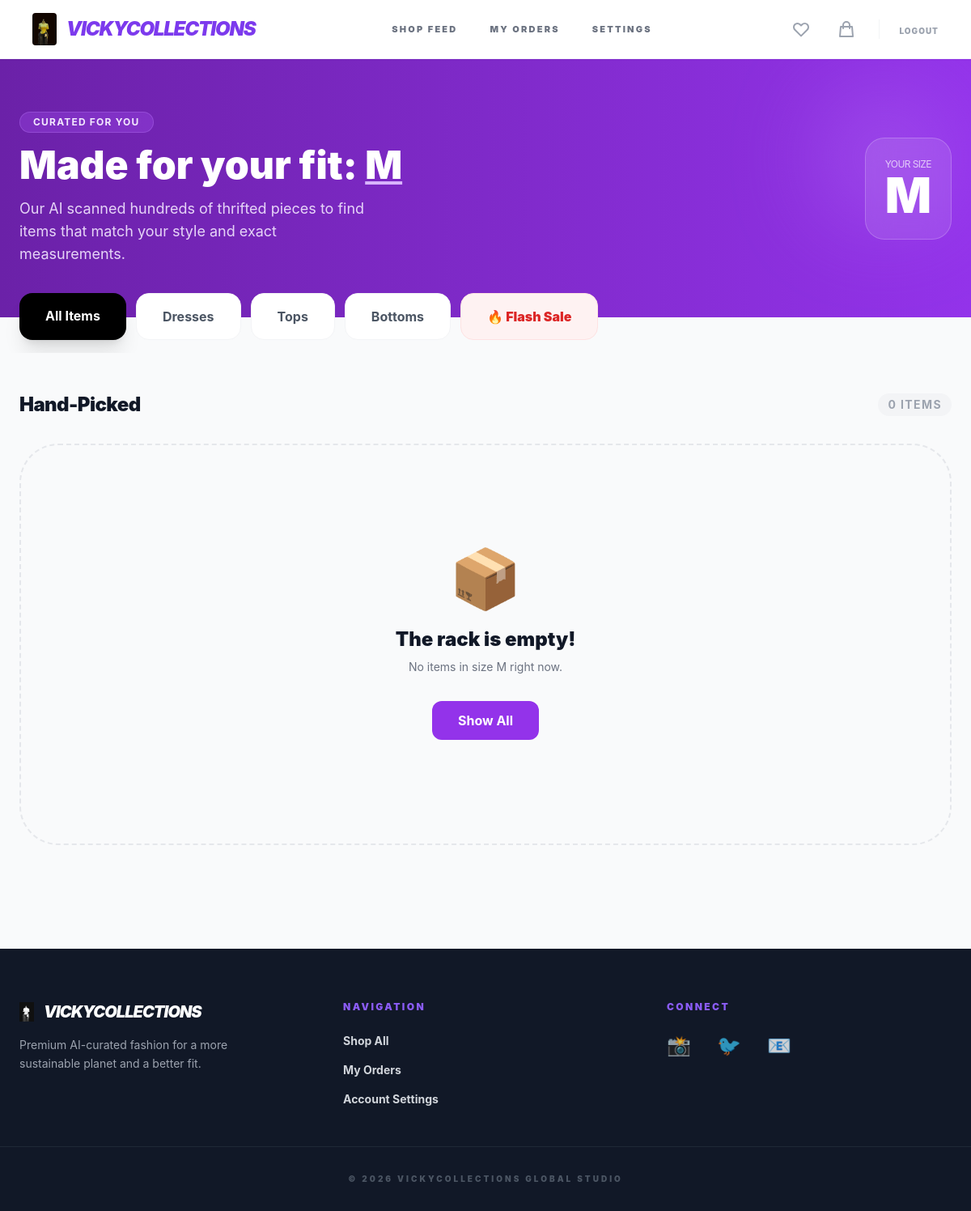
/dashboard/ (signed in), run on an earlier commit of the app's database.
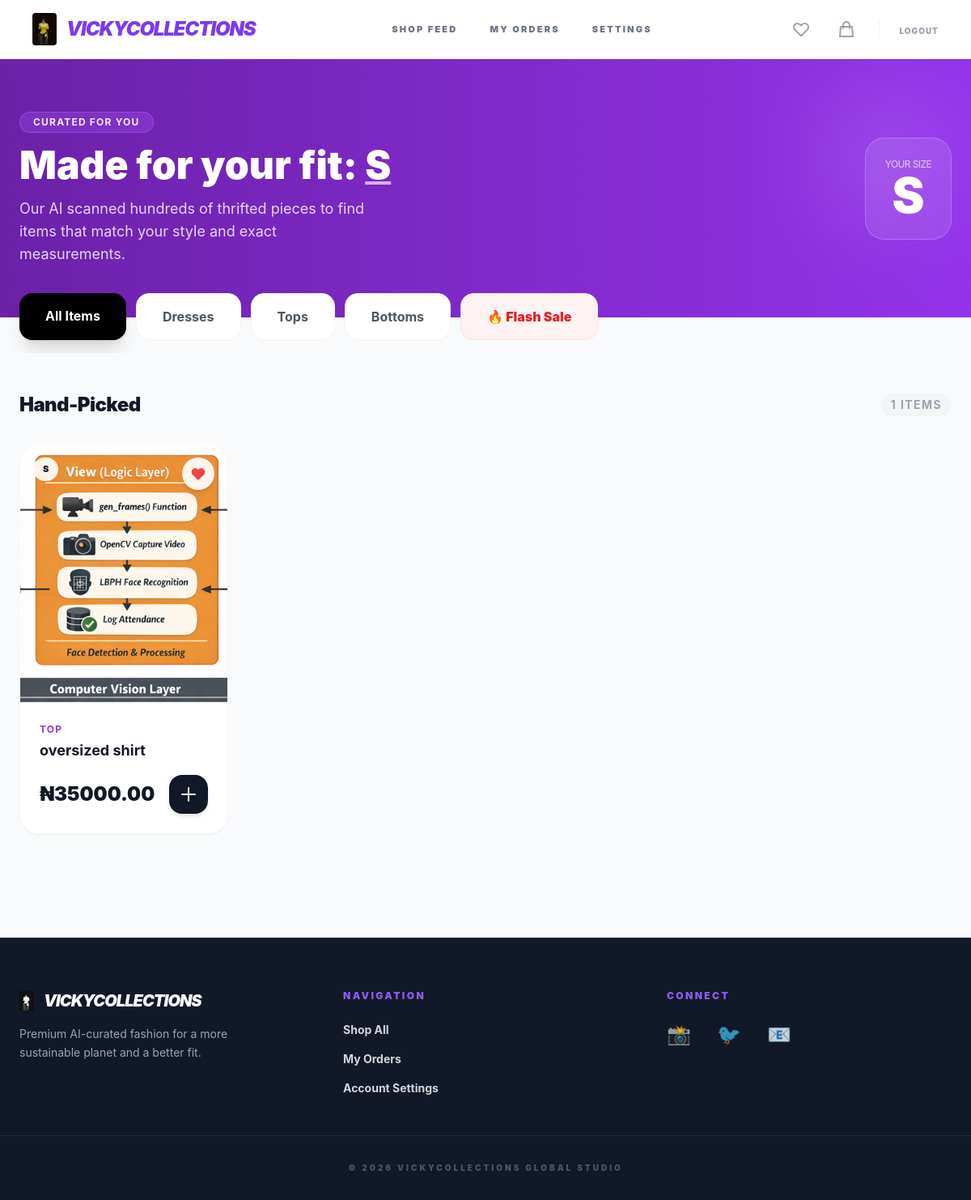
And on a later commit of the database.
### store/models.py (models this page shows, shortened)
class User(AbstractUser):
    email = models.EmailField(unique=True)
    preferred_size = models.CharField(
        max_length=5,
        choices=SIZE_CHOICES,
        blank=True,
        null=True,
        help_text="Used by AI to curate your personalized rack"
    )
    USERNAME_FIELD = 'email'
    REQUIRED_FIELDS = ['username']

class Product(models.Model):
    name = models.CharField(max_length=200)
    description = models.TextField(blank=True, help_text="Detailed info for the Product Page")
    price = models.DecimalField(max_digits=12, decimal_places=2, help_text="The current selling price")
    original_price = models.DecimalField(max_digits=12, decimal_places=2, null=True, blank=True, help_text="Slashed price (e.g., 50000)")
    quantity = models.PositiveIntegerField(default=1, help_text="How many units are in stock")
    is_available = models.BooleanField(default=True)
    image = models.ImageField(upload_to='products/', help_text="Primary display image")
    image_hover = models.ImageField(upload_to='products/', blank=True, null=True, help_text="Secondary/Detail image")
    size = models.CharField(max_length=10, choices=SIZE_CHOICES) # Increased max_length for safety
    category = models.CharField(max_length=20, choices=CATEGORY_CHOICES, default='DRESS')
    favorites = models.ManyToManyField(User, related_name="favorites", blank=True)
    created_at = models.DateTimeField(auto_now_add=True)

### store/views.py (the view)
# urls.py: path('dashboard/', views.dashboard, name='dashboard'),
@login_required
def dashboard(request):
    user_size = request.user.preferred_size
    all_available = Product.objects.filter(is_available=True).order_by('-created_at')
    recommended = all_available.filter(size=user_size)
    return render(request, 'store/dashboard.html', {
        'products': all_available, # Show all, but you can highlight recommended in template
        'recommended': recommended,
        'user_size': user_size
    })

### store/context_processors.py (called while the page is built)
def store_info(request):
    return {
        'store': StoreSettings.load()
    }

### store/models.py (called while the page is built)
    @classmethod
    def load(cls):
        obj, created = cls.objects.get_or_create(pk=1)
        return obj

### templates/store/dashboard.html (shortened to what the changed rows need)
{% extends 'base.html' %}
{% block content %}
<section class="bg-gradient-to-r from-purple-800 to-purple-600 text-white py-12 md:py-16 px-6">
    <div class="max-w-7xl mx-auto flex flex-col md:flex-row items-center justify-between text-center md:text-left">
        <div class="mb-8 md:mb-0">
            <h2 class="text-3xl md:text-5xl font-black mt-4 mb-4 leading-tight">
                Made for your fit: <span class="underline decoration-purple-300">{{ user.preferred_size }}</span>
            </h2>
        </div>
        <div class="hidden md:block relative">
            <div class="relative bg-white/10 backdrop-blur-lg border border-white/20 p-6 rounded-3xl text-center">
                <p class="text-xs uppercase tracking-tighter opacity-70">Your Size</p>
                <p class="text-6xl font-black">{{ user.preferred_size }}</p>
            </div>
        </div>
    </div>
</section>
<main class="max-w-7xl mx-auto px-4 md:px-6 py-8 md:py-12">
    <div class="flex justify-between items-center mb-8">
        <h3 class="text-xl md:text-2xl font-black text-gray-900 tracking-tight">Hand-Picked</h3>
        <p class="text-[10px] md:text-sm font-bold text-gray-400 bg-gray-100 px-3 py-1 rounded-full uppercase tracking-widest">{{ products|length }} Items</p>
    </div>
    <div class="grid grid-cols-2 md:grid-cols-3 lg:grid-cols-4 gap-4 md:gap-10">
        {% for product in products %}
        <div class="group bg-white rounded-2xl md:rounded-3xl shadow-sm border border-gray-50 overflow-hidden hover:shadow-xl transition-all duration-300 flex flex-col">
            <div class="relative aspect-[4/5] overflow-hidden">
                <img src="{{ product.image.url }}" alt="{{ product.name }}" class="w-full h-full object-cover group-hover:scale-105 transition-transform duration-500">
                <span class="absolute top-2 left-2 md:top-4 md:left-4 bg-white/90 backdrop-blur-md text-gray-900 text-[9px] md:text-[11px] font-black px-2 py-1 md:px-3 md:py-1.5 rounded-lg md:rounded-full shadow-sm">
                    {{ product.size }}
                </span>
                <a href="{% url 'toggle_wishlist' product.id %}" class="absolute top-2 right-2 md:top-4 md:right-4 bg-white/90 backdrop-blur-md p-2 md:p-2.5 rounded-full shadow-md active:scale-90 transition-all">
                    <svg xmlns="http://www.w3.org/2000/svg" class="h-4 w-4 md:h-5 md:w-5 {% if request.user in product.favorites.all %}fill-red-500 text-red-500{% else %}text-gray-400{% endif %}" fill="none" viewBox="0 0 24 24" stroke="currentColor">
                        <path stroke-linecap="round" stroke-linejoin="round" stroke-width="2" d="M4.318 6.318a4.5 4.5 0 000 6.364L12 20.364l7.682-7.682a4.5 4.5 0 00-6.364-6.364L12 7.636l-1.318-1.318a4.5 4.5 0 00-6.364 0z" />
                    </svg>
                </a>
                <a href="{% url 'product_detail' product.id %}" class="absolute inset-0 z-0"></a>
            </div>
            <div class="p-3 md:p-6 flex flex-col flex-grow">
                <p class="text-[9px] md:text-xs font-bold text-purple-600 uppercase tracking-widest mb-1">{{ product.category }}</p>
                <h4 class="text-gray-900 font-bold text-sm md:text-lg truncate mb-2 md:mb-4">{{ product.name }}</h4>
                <div class="flex justify-between items-center mt-auto">
                    <div class="flex flex-col">
                        {% if product.discount_price %}
                            <span class="text-base md:text-2xl font-black text-gray-900">₦{{ product.discount_price }}</span>
                            <span class="text-red-500 text-[10px] md:text-xs font-bold line-through">₦{{ product.price }}</span>
                        {% else %}
                            <span class="text-base md:text-2xl font-black text-gray-900">₦{{ product.price }}</span>
                        {% endif %}
                    </div>
                    <a href="{% url 'add_to_cart' product.id %}" class="bg-gray-900 text-white p-2 md:p-3 rounded-xl md:rounded-2xl hover:bg-purple-600 active:scale-90 transition-all shadow-md relative z-10">
                        <svg xmlns="http://www.w3.org/2000/svg" class="h-4 w-4 md:h-6 md:w-6" fill="none" viewBox="0 0 24 24" stroke="currentColor">
                            <path stroke-linecap="round" stroke-linejoin="round" stroke-width="2" d="M12 4v16m8-8H4" />
                        </svg>
                    </a>
                </div>
            </div>
        </div>
        {% empty %}
        <div class="col-span-full py-20 md:py-32 text-center bg-gray-50 rounded-[2rem] md:rounded-[3rem] border-2 border-dashed border-gray-200">
            <div class="text-5xl md:text-7xl mb-6">📦</div>
            <h3 class="text-xl md:text-2xl font-black text-gray-900 mb-2">The rack is empty!</h3>
            <p class="text-xs md:text-sm text-gray-500 max-w-xs mx-auto mb-8">No {{ request.GET.category|default:"" }} items in size {{ user.preferred_size }} right now.</p>
            <a href="{% url 'dashboard' %}" class="inline-block bg-purple-600 text-white px-8 py-3 rounded-xl font-bold hover:bg-purple-700 transition">Show All</a>
        </div>
        {% endfor %}
    </div>
</main>
{% endblock %}

What changed in the data, as far as the page shows it:
changed User: preferred_size "M" → "S"; preferred_size "M" → (not shown)
added Product: image (picture), size "S", category "TOP", name "oversized shirt", price "35000.00"
Also different on the page:
{{ products|length }}: "0" → "1"
text no longer shown: "📦 The rack is empty! No items in size right now. Show All"
